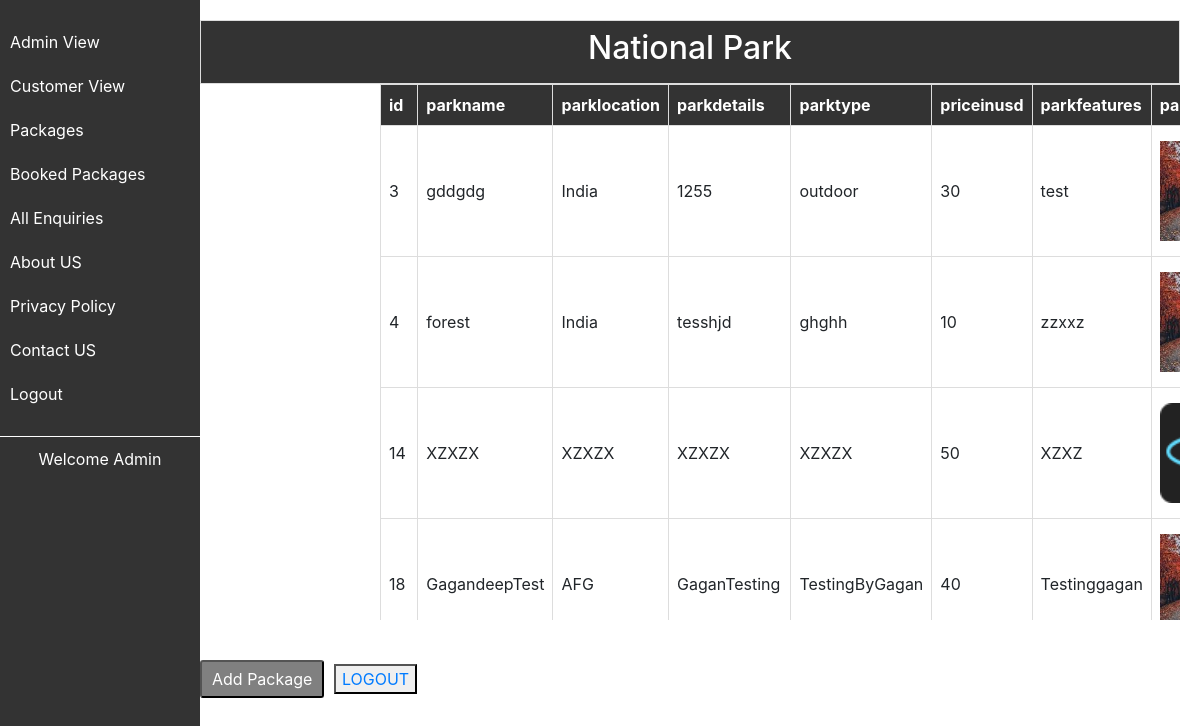
The app's page /All-Package.php (signed in) with its own data.
### tables this page shows
CREATE TABLE `crud` (
  `id` int(11) NOT NULL,
  `nationalparkname` varchar(100) NOT NULL,
  `nationalparklocation` varchar(100) NOT NULL,
  `nationalparkdetails` varchar(100) NOT NULL,
  `nationalparktype` varchar(50) NOT NULL,
  `priceinusd` varchar(50) NOT NULL,
  `nationalparkfeatures` varchar(100) NOT NULL,
  `nationalparkimage` varchar(250) NOT NULL,
  `package` varchar(400) NOT NULL,
  `Bookpackage` int(50) NOT NULL
);

### All-Package.php (the view, shortened to what this page needs)
<?php
include('config.php');
include('Admin-sidebar.php');
$sql = "SELECT * FROM crud";
$result = $conn->query($sql);
if ($result->num_rows > 0) {
    $rows = $result->fetch_all(MYSQLI_ASSOC);
} else {
    echo "Failed to fetch user data.";
    exit();
}
?>
<!DOCTYPE html>
<html lang="en">
<head>
    <link rel="stylesheet" href="https://cdn.datatables.net/2.0.7/css/dataTables.dataTables.min.css">
    <link rel="stylesheet" href="https://maxcdn.bootstrapcdn.com/bootstrap/4.5.2/css/bootstrap.min.css">
</head>
<body>
    <div class="content">
        <div class="table-responsive">
            <table>
                <tr align="center">
                    <th>
                        <h2>National Park</h2>
                    </th>
                </tr>
            </table>
            <table id="myTable" class='content'>
                <thead>
                    <tr>
                        <th>id</th>
                        <th>parkname</th>
                        <th>parklocation</th>
                        <th>parkdetails</th>
                        <th>parktype</th>
                        <th>priceinusd</th>
                        <th>parkfeatures</th>
                        <th>parkimage</th>
                    </tr>
                </thead>
                <tbody>
                    <?php foreach ($rows as $row) : ?>
                        <tr id="row_<?= $row['id'] ?>">
                            <td><?= $row['id'] ?></td>
                            <td><?= $row['nationalparkname'] ?></td>
                            <td><?= $row['nationalparklocation'] ?></td>
                            <td><?= $row['nationalparkdetails'] ?></td>
                            <td><?= $row['nationalparktype'] ?></td>
                            <td><?= $row['priceinusd'] ?></td>
                            <td><?= $row['nationalparkfeatures'] ?></td>
                            <td><img src="<?= $row['nationalparkimage'] ?>" width="100px" height="100px" alt="Image"></td>
                        </tr>
                    <?php endforeach; ?>
                </tbody>
            </table>
        </div>
    </div>
    <div class="content">
        <button class='add-Package-button' data-toggle='modal' data-target='#addModal'>Add Package</button>
        <button><a href="Logout.php">LOGOUT</a></button>
    </div>
</body>
</html>

### Admin-Sidebar.php (style rules this page uses)
body { margin: 0; padding: 0; font-family: Arial, sans-serif; }
.content { margin-left: 100px; padding: 20px; }
table { border-collapse: collapse; width: 100%; }
th, td { border: 1px solid #ddd; padding: 8px; text-align: left; }
th { background-color: #333; color: #fff; }

### All-Package.php (style rules this page uses)
.add-Package-button { padding: 5px 10px; background-color: #808080; color: #fff; text-decoration: none; border-radius: 3px; margin-right: 5px; }
.content { margin-left: 180px; padding: 20px; }
.content { max-width: 100%; overflow-x: auto; padding: 20px; }
.table-responsive { overflow-y: auto; max-height: 600px; }
table.content { width: 100%; border-collapse: collapse; }
table.content th, table.content td { border: 1px solid #ddd; padding: 8px; text-align: left; }

### records on screen
crud: id "3", nationalparkname "gddgdg", nationalparklocation "India", nationalparkdetails "1255", nationalparktype "outdoor", priceinusd "30", nationalparkfeatures "test", nationalparkimage (picture)
crud: id "4", nationalparkname "forest", nationalparklocation "India", nationalparkdetails "tesshjd", nationalparktype "ghghh", priceinusd "10", nationalparkfeatures "zzxxz", nationalparkimage (picture)
crud: id "14", nationalparkname "XZXZX", nationalparklocation "XZXZX", nationalparkdetails "XZXZX", nationalparktype "XZXZX", priceinusd "50", nationalparkfeatures "XZXZ", nationalparkimage (picture)
crud: id "18", nationalparkname "GagandeepTest", nationalparklocation "AFG", nationalparkdetails "GaganTesting", nationalparktype "TestingByGagan", priceinusd "40", nationalparkfeatures "Testinggagan", nationalparkimage (picture)
